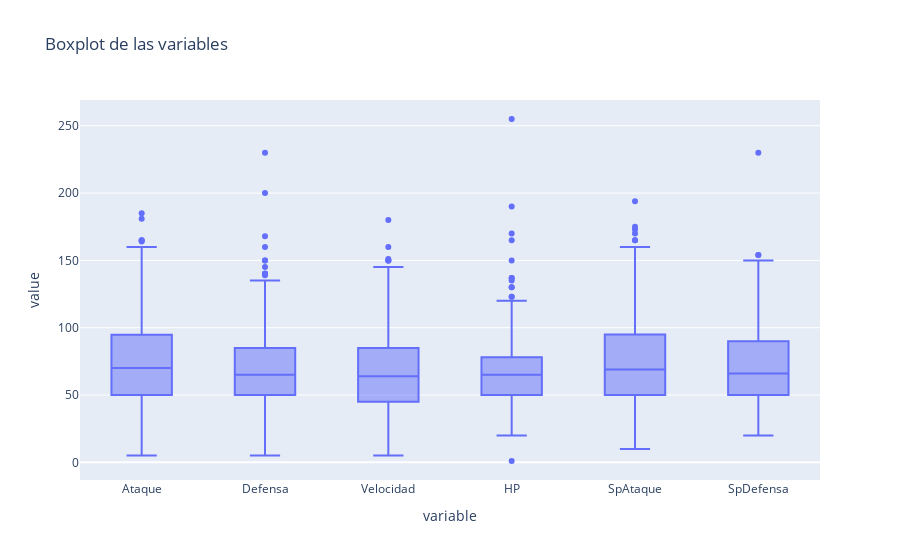

The code cell stored with this chart in its notebook:
### Code cell
px.box(df_pokemon[['Ataque','Defensa','Velocidad','HP','SpAtaque','SpDefensa']], title='Boxplot de las variables')

### Figure 1 — Plotly figure (JSON) as saved in the notebook; plotly's stock layout.template omitted (floating-point values rounded to 4 significant figures; data arrays with more than 128 entries replaced by an {"elided": "..."} marker saying what was removed)
{"data": [{"alignmentgroup": "True", "hovertemplate": "variable=%{x}<br>value=%{y}<extra></extra>", "legendgroup": "", "marker": {"color": "#636efa"}, "name": "", "notched": false, "offsetgroup": "", "orientation": "v", "showlegend": false, "type": "box", "x": {"elided": "2874 str values"}, "x0": " ", "xaxis": "x", "y": {"elided": "2874 int values"}, "y0": " ", "yaxis": "y"}], "layout": {"boxmode": "group", "legend": {"tracegroupgap": 0}, "title": {"text": "Boxplot de las variables"}, "xaxis": {"anchor": "y", "domain": [0, 1], "title": {"text": "variable"}}, "yaxis": {"anchor": "x", "domain": [0, 1], "title": {"text": "value"}}}}
